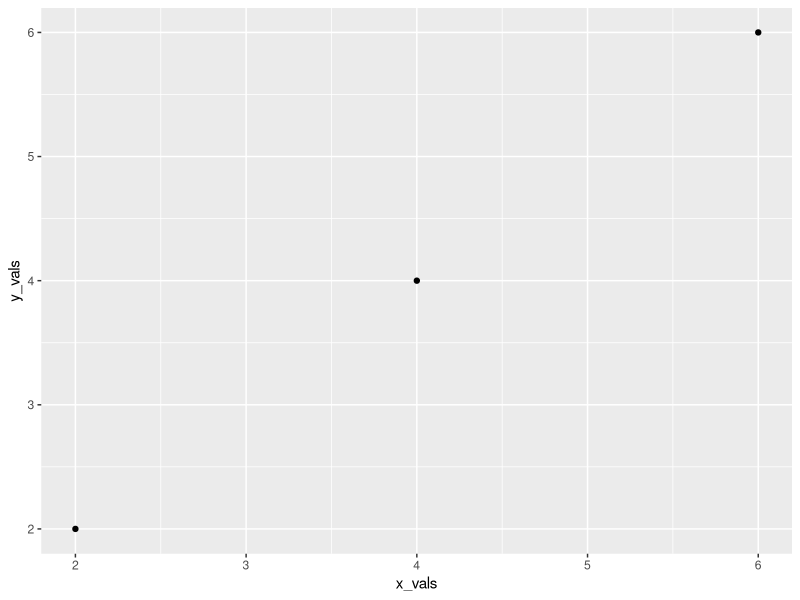

Here is the R script that generated this plot:
library(testthat)

#' scatter2d 
#'
#' A short-cut function for creating 2 dimensional scatterplots via ggplot2.
#'
#' @param data data.frame or tibble
#' @param x unquoted column name to plot on the x-axis from data data.frame or tibble
#' @param y unquoted column name to plot on the y-axis from data data.frame or tibble
#'
#' @return
#' @export
#'
#' @examples
#' scatter2d(mtcars, hp, mpg)
scatter2d <- function(data, x, y) {
    ggplot2::ggplot(data, ggplot2::aes(x = {{x}}, y = {{y}})) +
        ggplot2::geom_point()
}

test_data <- dplyr::tibble(x_vals = c(2, 4, 6),
                   y_vals = c(2, 4, 6))

plot2d <- scatter2d(test_data, x_vals, y_vals)
plot2d

plot2d$layers

plot2d$layers[[1]]$geom

plot2d$layers[[1]]$geom

class(plot2d$layers[[1]]$geom)

plot2d$mapping$x

rlang::get_expr(plot2d$mapping$x)

test_that('Plot should use geom_point and map x to x-axis, and y to y-axis.', {
    expect_true("GeomPoint" %in% c(class(plot2d$layers[[1]]$geom)))
    expect_true("x_vals"  == rlang::get_expr(plot2d$mapping$x))
    expect_true("y_vals" == rlang::get_expr(plot2d$mapping$y))
})
